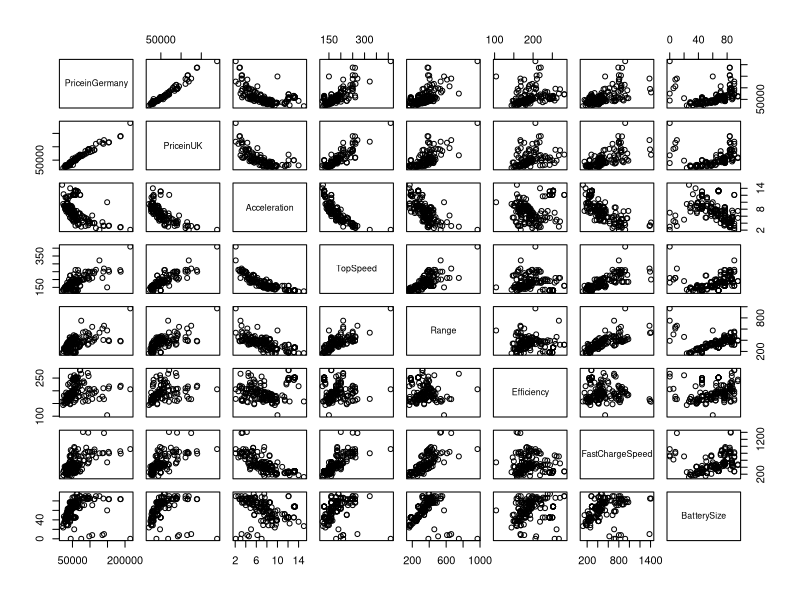

Write R code to recreate this figure.
# Author: Eric Wilson
# Date Created: 6 December 2021
# Filename: Main.R

library(tidyverse)
library(readxl)
library(MASS)
library(car)

ev <- read_xlsx('Electric Vehicle Data/Cheapestelectriccars-EVDatabase.xlsx', 
                sheet = 'Cheapestelectriccars- UTF8')

# Convert Character Vectors into useable numeric vectors
ev$BatterySize <- as.numeric(gsub(".*([0-9]{2,3}[.]*[0-9]*) kWh", "\\1", ev$Subtitle)) #STILL BUGGED
libra_strip <- gsub(".([0-9]{2,3},[0-9]{3})", "\\1", ev$PriceinUK) # strip the libra symbol
ev$PriceinUK <- as.numeric(gsub(",", "", libra_strip))
ev$Acceleration <- as.numeric(gsub(" sec", "", ev$Acceleration))
ev$TopSpeed <- as.numeric(gsub(" km/h", "", ev$TopSpeed))
ev$Range <- as.numeric(gsub(" km", "", ev$Range))
ev$Efficiency <- as.numeric(gsub(" Wh/km", "", ev$Efficiency))
ev$FastChargeSpeed <- as.numeric(gsub(" km/h", "", ev$FastChargeSpeed))
ev$Drive <- as.factor(ev$Drive)
ev$PriceinGermany <- as.numeric(ev$PriceinGermany)

# Limit ev to complete records, German Prices
ev <- ev[complete.cases(cbind(ev$FastChargeSpeed, ev$PriceinGermany)),]

# Create graph of pairs+
pairs(~ PriceinGermany + PriceinUK + Acceleration + TopSpeed + Range + Efficiency +
          FastChargeSpeed + BatterySize, data = ev)

# Create first model
model1 <- lm(PriceinGermany ~ Acceleration + TopSpeed + Range + Efficiency + FastChargeSpeed +
                 BatterySize, data = ev, na.action = na.omit)

# Create second model, with Drive as categorical data
model2 <- lm(PriceinGermany ~ Acceleration + TopSpeed + Range + Efficiency + FastChargeSpeed +
                 BatterySize + Drive, data = ev, na.action = na.omit)